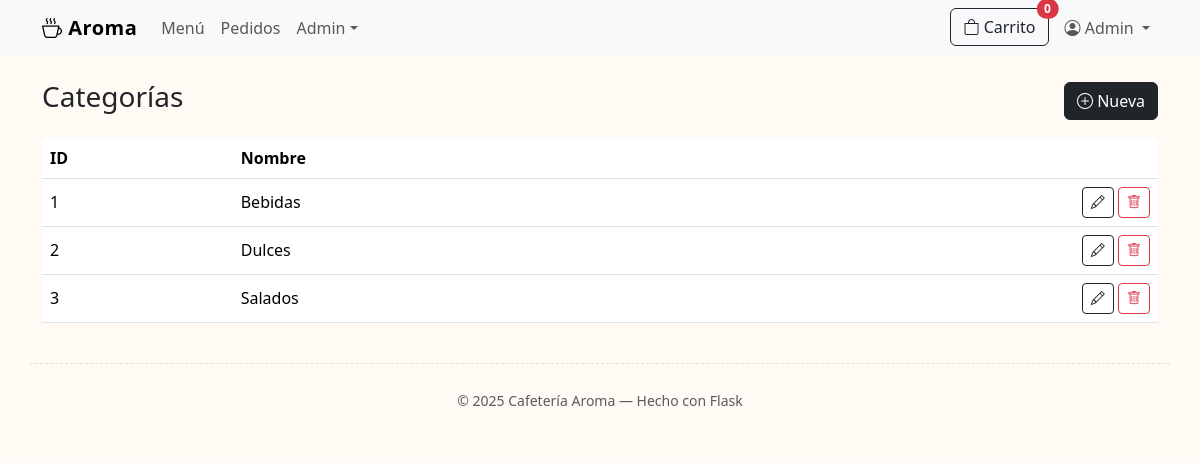
Screenshot of /admin/categorias (signed in) with the database file from the repository.
### models.py (models this page shows, shortened)
class User(UserMixin, db.Model):
    id = db.Column(db.Integer, primary_key=True)
    name = db.Column(db.String(120), nullable=False)
    email = db.Column(db.String(120), unique=True, nullable=False)
    password_hash = db.Column(db.String(255), nullable=False)
    role = db.Column(db.String(20), default=Role.CUSTOMER, nullable=False)
    created_at = db.Column(db.DateTime, default=datetime.utcnow)
    orders = db.relationship("Order", back_populates="user", lazy=True)
    def is_admin(self):
        return self.role == Role.ADMIN

class Category(db.Model):
    id = db.Column(db.Integer, primary_key=True)
    name = db.Column(db.String(120), unique=True, nullable=False)
    created_at = db.Column(db.DateTime, default=datetime.utcnow)
    products = db.relationship("Product", back_populates="category", lazy=True)

### app.py (the view)
    @app.get("/admin/categorias")
    @login_required
    @role_required(Role.ADMIN)
    def admin_categories():
        categories = Category.query.order_by(Category.name.asc()).all()
        return render_template("admin/categories.html", categories=categories)

### utils.py (called while the page is built)
def role_required(*roles):
    def decorator(fn):
        @wraps(fn)
        def wrapper(*args, **kwargs):
            if not current_user.is_authenticated:
                abort(403)
            if current_user.role not in roles:
                abort(403)
            return fn(*args, **kwargs)
        return wrapper
    return decorator

### templates/admin/categories.html
{% extends "base.html" %}
{% block content %}
  <div class="d-flex align-items-center mb-3">
    <h3 class="me-auto">Categorías</h3>
    <a class="btn btn-dark" href="{{ url_for('admin_category_new') }}"><i class="bi bi-plus-circle"></i> Nueva</a>
  </div>
  <div class="table-responsive">
    <table class="table table-hover align-middle">
      <thead><tr><th>ID</th><th>Nombre</th><th></th></tr></thead>
      <tbody>
      {% for c in categories %}
        <tr>
          <td>{{ c.id }}</td>
          <td>{{ c.name }}</td>
          <td class="text-end">
            <a class="btn btn-sm btn-outline-dark" href="{{ url_for('admin_category_edit', category_id=c.id) }}"><i class="bi bi-pencil"></i></a>
            <form class="d-inline" method="post" action="{{ url_for('admin_category_delete', category_id=c.id) }}" onsubmit="return confirm('¿Eliminar categoría?')">
              <button class="btn btn-sm btn-outline-danger"><i class="bi bi-trash"></i></button>
            </form>
          </td>
        </tr>
      {% endfor %}
      </tbody>
    </table>
  </div>
{% endblock %}

### templates/base.html (shortened to what this page needs)
{% set cart_count = session.get('cart', {})|map('int')|list|length and session.get('cart', {})|dictsort(false) %}
<!doctype html>
<html lang="es">
  <head>
    <link href="https://cdn.jsdelivr.net/npm/bootstrap@5.3.2/dist/css/bootstrap.min.css" rel="stylesheet">
    <link href="https://cdn.jsdelivr.net/npm/bootstrap-icons@1.11.3/font/bootstrap-icons.css" rel="stylesheet">
    <link href="{{ url_for('static', filename='css/styles.css') }}" rel="stylesheet">
  </head>
  <body>
    <nav class="navbar navbar-expand-lg bg-body-tertiary sticky-top">
      <div class="container">
        <a class="navbar-brand" href="{{ url_for('index') }}"><i class="bi bi-cup-hot"></i> Aroma</a>
        <div class="collapse navbar-collapse" id="nav">
          <ul class="navbar-nav me-auto mb-2 mb-lg-0">
            <li class="nav-item"><a class="nav-link" href="{{ url_for('menu') }}">Menú</a></li>
            {% if current_user.is_authenticated and (current_user.is_admin() or current_user.is_employee()) %}
              <li class="nav-item"><a class="nav-link" href="{{ url_for('employee_orders') }}">Pedidos</a></li>
            {% endif %}
            {% if current_user.is_authenticated and current_user.is_admin() %}
              <li class="nav-item dropdown">
                <a class="nav-link dropdown-toggle" role="button" data-bs-toggle="dropdown">Admin</a>
              </li>
            {% endif %}
          </ul>
          <ul class="navbar-nav ms-auto">
            <li class="nav-item me-2">
              <a class="btn btn-outline-dark position-relative" href="{{ url_for('cart') }}">
                <i class="bi bi-bag"></i> Carrito
                <span id="cart-count" class="position-absolute top-0 start-100 translate-middle badge rounded-pill bg-danger">
                  {{ (session.get('cart') or {}).values()|sum if session.get('cart') else 0 }}
                </span>
              </a>
            </li>
            {% if current_user.is_authenticated %}
            <li class="nav-item dropdown">
              <a class="nav-link dropdown-toggle" role="button" data-bs-toggle="dropdown">
                <i class="bi bi-person-circle"></i> {{ current_user.name }}
              </a>
            </li>
            {% else %}
              <li class="nav-item"><a class="btn btn-dark" href="{{ url_for('login') }}">Ingresar</a></li>
            {% endif %}
          </ul>
        </div>
      </div>
    </nav>
    <main class="container my-4">
      {% block content %}{% endblock %}
    </main>
    <footer class="container py-4 text-center text-muted">
      <small>© {{ 2025 }} Cafetería Aroma — Hecho con Flask</small>
    </footer>
  </body>
</html>

### static/css/styles.css (style rules this page uses)
body { background: #fffaf3; }
.navbar-brand { font-weight: 800; letter-spacing: .5px; }
footer { border-top: 1px dashed rgba(0,0,0,.1); }

### rows the page displays
User: name "Admin"
Category: id "1", name "Bebidas"
Category: id "2", name "Dulces"
Category: id "3", name "Salados"

### other values shown
{{ (session.get('cart') or {}).values()|sum if session.get('cart') else 0 }} "0"
{{ 2025 }} "2025"
